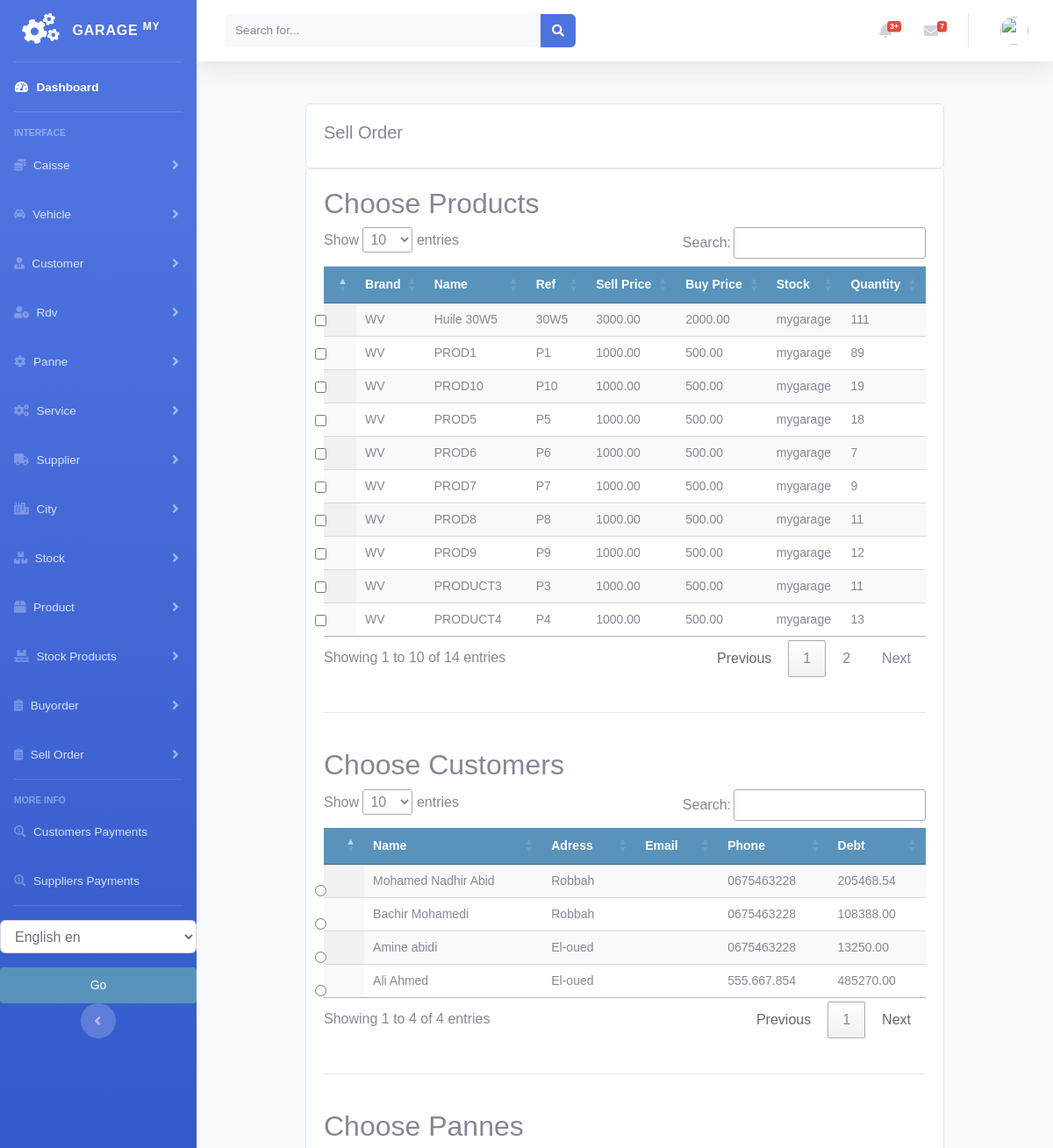
Before: /stock/order_stockproduct_list (upper part) with the older database file.
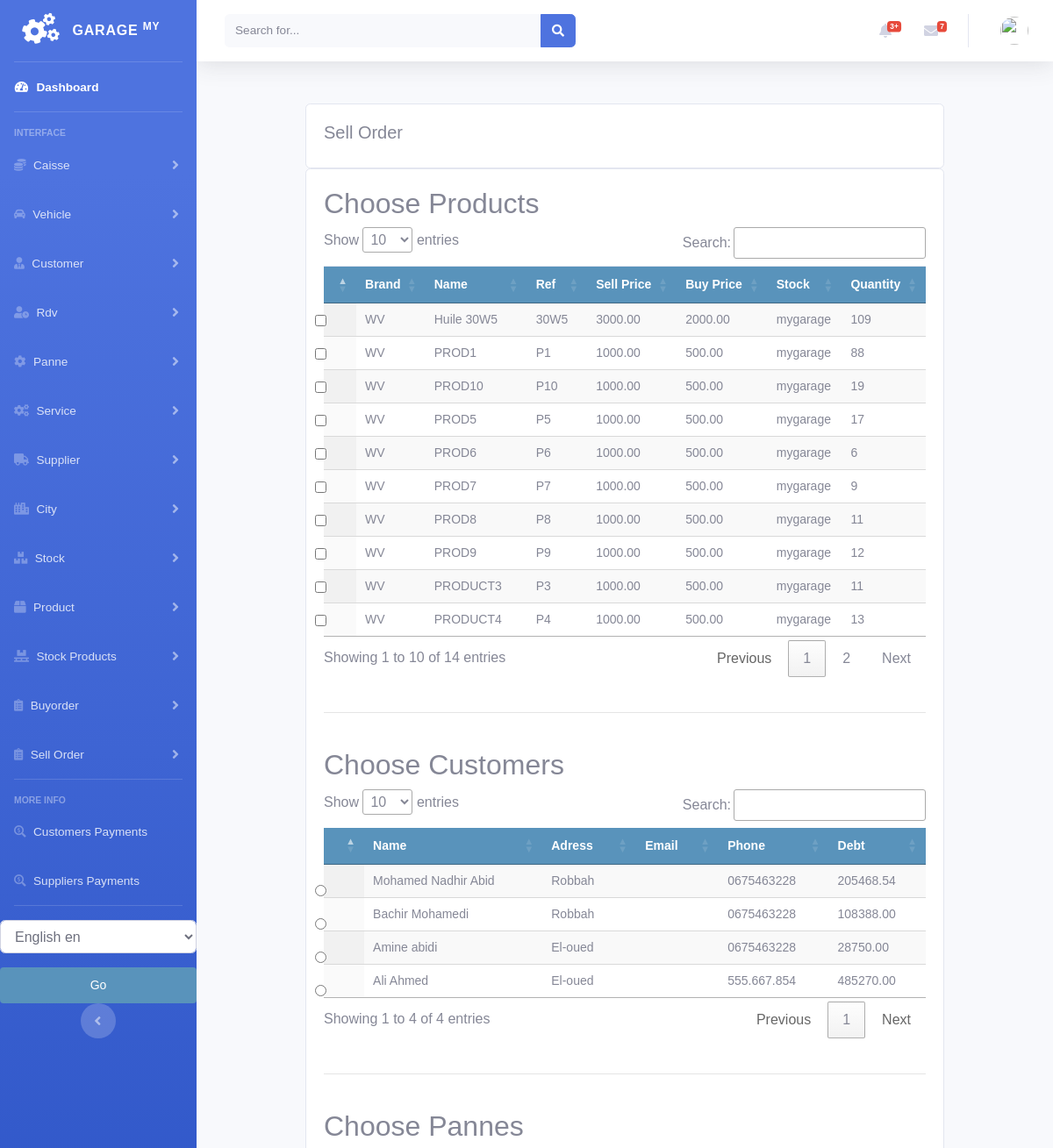
After: the same page with the newer database file.
### stock/models.py (models this page shows, shortened)
class StockProduct(models.Model):
    product = models.ForeignKey(Product, null=True, on_delete=models.CASCADE)
    quantity = models.PositiveIntegerField(default=1)
    stock = models.ForeignKey(Stock, null=True, on_delete=models.CASCADE)
    class Meta:
        ordering = ('product',)
        verbose_name = 'stockproduct'
        verbose_name_plural = 'stockproducts'

class Stock(models.Model):
    name = models.CharField(max_length=250, null=True)
    class Meta:
        ordering = ('name',)
        verbose_name = 'stock'
        verbose_name_plural = 'stocks'
    def __str__(self):
        return self.name

### customer/models.py (models this page shows, shortened)
class Customer(models.Model):
    firstname = models.CharField(max_length=250, null=True)
    lastname = models.CharField(max_length=250, null=True)
    address = models.CharField(max_length=200, null=True)
    phone = models.CharField(max_length=200, null=True)
    date_created = models.DateTimeField(auto_now_add=True, null=True)
    date_updated = models.DateTimeField(auto_now=True)
    date_joined = models.DateField(null=True)
    enterprise = models.BooleanField(default=False)
    debt = models.DecimalField(max_digits=10, decimal_places=2, null=True, default=0)

### product/models.py (models this page shows, shortened)
class Product(models.Model):
    brand = models.CharField(max_length=250, null=True)
    name = models.CharField(max_length=250, null=True)
    ref = models.CharField(max_length=250, null=True)
    desc = models.CharField(max_length=250, null=True)
    image = models.ImageField(upload_to='products/%Y/%m/%d', blank=True, )
    buyprice = models.DecimalField(max_digits=10, null=True, decimal_places=2, default=0)
    sellprice = models.DecimalField(max_digits=10, null=True, decimal_places=2, default=0)
    alert_quantity = models.PositiveIntegerField(default=1, blank=True, null=True)
    stock = models.ForeignKey('stock.Stock', blank=True, null=True, on_delete=models.CASCADE)
    class Meta:
        ordering = ('name',)
        verbose_name = 'product'
        verbose_name_plural = 'products'

### stock/views.py (the view, shortened to what this page needs)
# urls.py: path('order_stockproduct_list', views.order_stockproduct_list, name='order_stockproduct_list'),
def order_stockproduct_list(request):
    stockproducts = StockProduct.objects.all().filter(quantity__gt=0)
    customers = Customer.objects.all()
    pannes = Panne.objects.all()
    services = Service.objects.all()
    context = {
        'customers': customers,
        'stockproducts': stockproducts,
        'pannes': pannes,
        "services": services,
    }
    return render(request, 'stockproduct/order_list_stockproduct.html', context)

### services/models.py (called while the page is built)
    def __str__(self):
        return self.name

### stock/templates/stockproduct/order_list_stockproduct.html (shortened to what the changed rows need)
{% extends 'home.html' %}
{% load static %}
{% load i18n %}
{% block content %}
<br>
<div class="container">
    <div class="row">
        <div class="col-md">
            <div class="card card-body">
                <form id="order-form" action="" method="post">
                    <h2>{% trans "Choose Products" %}</h2>
                    <table id="table_id" class=" table display text-center">
                        <thead>
                        <tr>
                            <th><label class="form-check-label" for="{{prod.id}}"></label></th>
                            <th>{% trans "Brand" %}</th>
                            <th>{% trans "Name" %}</th>
                            <th>{% trans "Ref" %}</th>
                            <th>{% trans "Sell Price" %}</th>
                            <th>{% trans "Buy Price" %}</th>
                            <th>{% trans "Stock" %}</th>
                            <th>{% trans "Quantity" %}</th>
                        </tr>
                        </thead>
                        <tbody>
                        {% for prod in stockproducts %}
                        <tr class="row{% cycle '1' '2' %}">
                            <td>
                                <input class="form-check-input product-input" type="checkbox" value="{{prod.id}}" id="{{prod.id}}" name="products">
                            </td>
                            <td>
                                {{prod.product.brand}}
                            </td>
                            <td>
                                {{prod.product.name}}
                            </td>
                            <td>
                                {{prod.product.ref}}
                            </td>
                            <td>
                                {{prod.product.sellprice}}
                            </td>
                            <td>
                                {{prod.product.buyprice}}
                            </td>
                            <td>
                                {{prod.stock}}
                            </td>
                            <td>
                                {{prod.quantity}}
                            </td>
                        </tr>
                        {% endfor %}
                        </tbody>
                    </table>
                    <br>
                    <br>
                    <h2>{% trans "Choose Customers" %}</h2>
                    <table id="table_customer" class="display text-center">
                        <thead>
                        <tr>
                            <th></th>
                            <th>{% trans "Name" %}</th>
                            <th>{% trans "Adress" %}</th>
                            <th>{% trans "Email" %}</th>
                            <th>{% trans "Phone" %}</th>
                            <th>{% trans "Debt" %}</th>
                        </tr>
                        </thead>
                        <tbody>
                        {% for customer in customers %}
                        <tr>
                            <td>
                                <input class="form-check-input" type="radio" value="{{customer.id}}"
                                       id="{{customer.id}}" name="customers">
                            </td>
                            <td>
                                {{customer.firstname}}
                                {{customer.lastname}}
                            </td>
                            <td>
                                {{customer.address}}
                            </td>
                            <td>
                            </td>
                            <td>
                                {{customer.phone}}
                            </td>
                            <td>
                                {{customer.debt}}
                            </td>
                        </tr>
                        {% endfor %}
                        </tbody>
                    </table>
                    <br>
                    <br>
                    <h2>{% trans "Choose Pannes" %}</h2>
                    <br>
                    <br>
                </form>
            </div>
        </div>
    </div>
</div>
{% endblock %}
{% block jsscript %}
<link rel="stylesheet" href="https://ajax.googleapis.com/ajax/libs/jqueryui/1.12.1/themes/smoothness/jquery-ui.css">
<link rel="stylesheet" href="https://cdnjs.cloudflare.com/ajax/libs/chosen/1.8.7/chosen.min.css"/>
<link rel="stylesheet" type="text/css" href="https://cdn.datatables.net/1.10.22/css/jquery.dataTables.css">
{% endblock %}

Changed rows visible on the page:
changed StockProduct "Huile 30W5": quantity "111" → "109"
changed StockProduct "PROD1": quantity "89" → "88"
changed StockProduct "PROD5": quantity "18" → "17"
changed StockProduct "PROD6": quantity "7" → "6"
changed Customer "Amine": debt "13250.00" → "28750.00"
